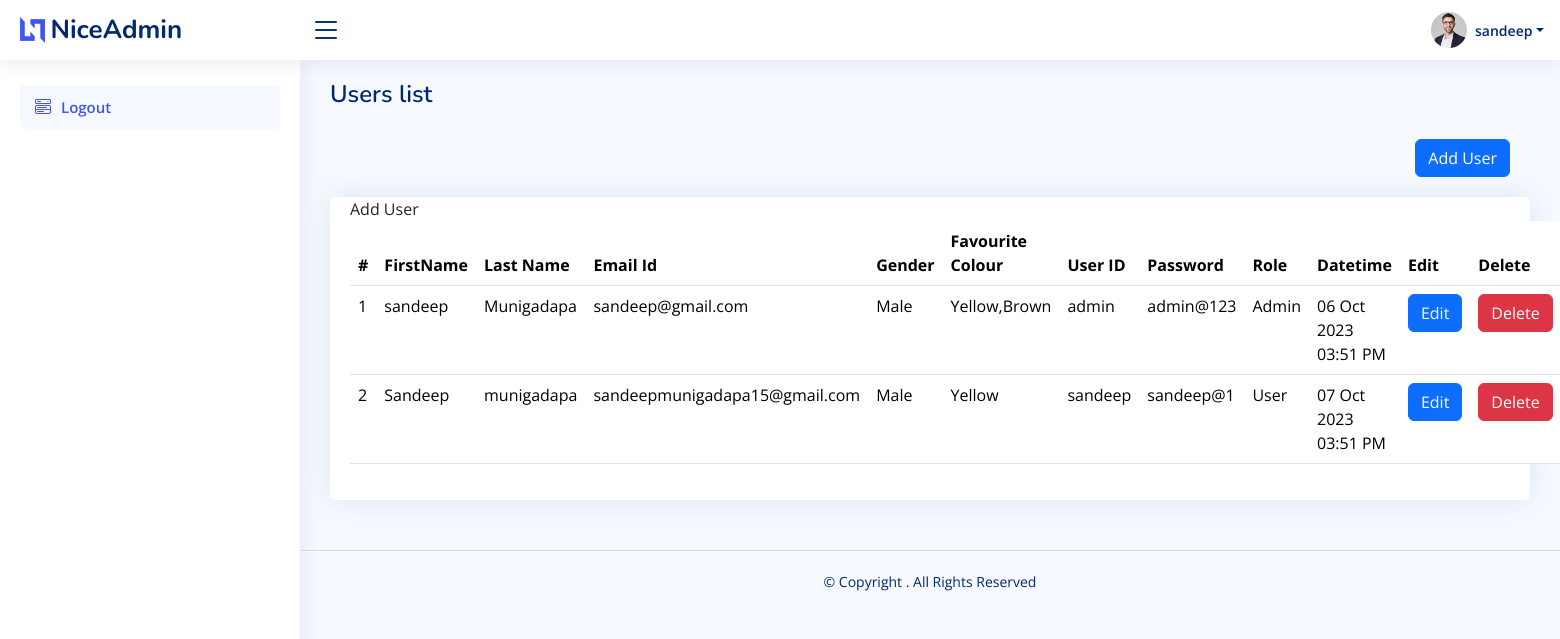
The app's page /user_management.php (signed in) with its own data.
### tables this page shows
CREATE TABLE `users` (
  `id` int(11) NOT NULL,
  `first_name` varchar(255) NOT NULL,
  `last_name` varchar(255) NOT NULL,
  `email_id` varchar(255) NOT NULL,
  `gender` varchar(255) NOT NULL,
  `fav_colors` text NOT NULL,
  `user_name` text NOT NULL,
  `password` varchar(255) NOT NULL,
  `role` int(11) NOT NULL,
  `datetime` datetime NOT NULL,
  `is_exist` int(11) NOT NULL DEFAULT 1
);

### user_management.php (the view, shortened to what this page needs)
<!DOCTYPE html>
<html lang="en">
<?php include('dbconfig.php');?>
<?php include('head.php');?>
<body>
  <?php include('header.php');?>
  <?php include('sidebar.php');?>
  <main id="main" class="main">
    <div class="pagetitle">
      <h1>Users list</h1>
    </div>
    <section class="section">
      <div class="row">
      <div class="col-lg-12">
        <a href="add_user.php">
          <button type="button" class="btn btn-primary" style="float:right;margin:20px;">Add User</button></a>
        </div>
      </div>
      <div class="row">
        <div class="col-lg-12">
          <div class="card">
            <div class="card-body">
                Add User
              <table class="table datatable">
                <thead>
                  <tr>
                    <th scope="col">#</th>
                    <th scope="col">FirstName</th>
                    <th scope="col">Last Name</th>
                    <th scope="col">Email Id</th>
                    <th scope="col">Gender</th>
                    <th scope="col">Favourite Colour</th>
                    <th scope="col">User ID</th>
                    <th scope="col">Password</th>
                    <th>Role</th>
                    <th scope="col">Datetime</th>
                    <th scope="col">Edit</th>
                    <th scope="col">Delete</th>
                  </tr>
                </thead>
                <tbody>
<?php
$s=1;
$sql="SELECT * FROM users WHERE is_exist='1'";
$res = mysqli_query($db,$sql);
while ($row = mysqli_fetch_assoc($res)){
?>
<tr>
<td><?php echo $s; ?></td>
<td><?php echo $row['first_name']; ?></td>
<td><?php echo $row['last_name']; ?></td>
<td><?php echo $row['email_id']; ?></td>
<td><?php echo $row['gender']; ?></td>
<td><?php echo $row['fav_colors']; ?></td>
<td><?php echo $row['user_name']; ?></td>
<td><?php echo $row['password']; ?></td>
<td><?php if($row['role']=='1'){echo 'Admin';} else{echo 'User';}?></td>
<td><?php echo date("d M Y h:i A",strtotime($row['datetime'])); ?></td>
<td><a href="edit_user.php?user_id=<?php echo $row['id'];?>"><button type="button" class="btn btn-primary">Edit</button></a></td>
<td><a  onclick="return confirm('Are you sure you want to delete user?');" href="user_delete.php?user_id=<?php echo $row['id'];?>"><button type="button" class="btn btn-danger">Delete</button></a></td>
</tr>
<?php $s++;} ?>
</tbody>
              </table>
            </div>
          </div>
        </div>
      </div>
    </section>
  </main>
  <?php include('footer.php');?>
</body>
</html>

### assets/css/style.css (style rules this page uses)
:root { scroll-behavior: smooth; }
body { font-family: "Open Sans", sans-serif; background: #f6f9ff; color: #444444; }
a { color: #4154f1; text-decoration: none; }
h1, h2, h3, h4, h5, h6 { font-family: "Nunito", sans-serif; }
#main { margin-top: 60px; padding: 20px 30px; transition: all 0.3s; }
.pagetitle { margin-bottom: 10px; }
.pagetitle h1 { font-size: 24px; margin-bottom: 0; font-weight: 600; color: #012970; }
.card { margin-bottom: 30px; border: none; border-radius: 5px; box-shadow: 0px 0 30px rgba(1, 41, 112, 0.1); }
.card-body { padding: 0 20px 20px 20px; }
@media (min-width: 1200px) { #main, #footer { margin-left: 300px; } }

### records on screen
users: first_name "sandeep", last_name "Munigadapa", email "sandeep@gmail.com", gender "Male", fav_colors "Yellow,Brown", user_name "admin", password "admin@123", role "Admin", datetime "06 Oct 2023 03:51 PM"
users: first_name "Sandeep", last_name "munigadapa", email "sandeepmunigadapa15@gmail.com", gender "Male", fav_colors "Yellow", user_name "sandeep", password "sandeep@1", role "User", datetime "07 Oct 2023 03:51 PM"

### other values on screen
$_SESSION['user_name'] "sandeep"
